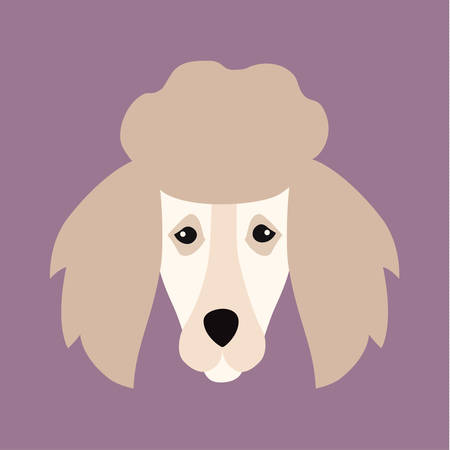
#> input picture Laboratorios/perro.jpg, 450 x 450 px
$ jupyter execute Lab01_ED202330_G01_KENNY_DONG_JIE_ZHU_YE_200164380_ipynb.ipynb
#> lines starting #> are read from the running program, lines starting #| are printed output that depends on the picture
# 1. Tome de la web una imagen en cualquier formato y guarde el archivo correspondiente en la carpeta descargas.
# Ahora, haga lo siguiente <u>con el archivo</u>:

#### a Móntelo en colab
#### b Copie el nombre completo en el portapapeles
#### c Escriba el código dado a continuación para obtener el tensor correspondiente y su dimensión:

 import cv2, numpy as np, matplotlib.pyplot as plt

 Tensor=cv2.imread("/content/Foto_Profesor_Mancilla.jpg")

 Tensor=Tensor[:,:,::-1]

 fig,ax=plt.subplots(2,2);fig.set_size_inches(8,8);

 filas,columnas,capas = Tensor.shape;print(Tensor.shape)

 ax[0,0].imshow(Tensor)
#### c Imprima en los tres lienzos en blanco lo siguiente
#1. El logo de la cruz roja

#2. Una X verde

#3. Marco azul

#Ayuda: RGB. El tensor siempre tiene tres capas.
* La primera corresponde a la tonalidad roja. Esto es, 255 corresponde a (Red).
* Idem para la segunda capa (Green) y la tercera(Blue)

[cell 1]
import cv2, numpy as np, matplotlib.pyplot as plt

[cell 2]
# Foto sacado de: https://www.google.com/search?sca_esv=564504230&rlz=1C1GCEU_esCO1066CO1066&sxsrf=AB5stBhu8Olj6ck0WXryouUh9xvmYvSlVw:1694473746511&q=perro+jpg+cuadrado&tbm=isch&source=lnms&sa=X&ved=2ahUKEwjTsPfN1qOBAxUUkWoFHZTCAI8Q0pQJegQIDBAB&biw=1600&bih=783&dpr=1#imgrc=EjJVEQ251dmeQM
Tensor=cv2.imread("perro.jpg")
#> Tensor is the input picture: shape (450, 450, 3); mean B, G, R 157.2, 146.9, 178.4


Tensor=Tensor[:,:,::-1]
fig,ax=plt.subplots(2,2)
fig.set_size_inches(8,8)

filas,columnas,capas = Tensor.shape
#> filas = 450; columnas = 450; capas = 3
print(Tensor.shape)
#| (450, 450, 3)
ax[0,0].imshow(Tensor)

# Crear lienzos blancos
lienzo1 = np.ones((filas,columnas,capas))*255
lienzo2 = np.ones((filas,columnas,capas))*255
lienzo3 = np.ones((filas,columnas,capas))*255

# Definir los colores
rojo = [255, 0, 0]
verde = [0, 255, 0]
azul = [0, 0, 255]

# Dibujo de la cruz roja
ancho_cruz = 20
lienzo1[filas//2 - ancho_cruz: filas//2 + ancho_cruz,:,:] = rojo
lienzo1[:, columnas//2 - ancho_cruz: columnas//2 + ancho_cruz, :] = rojo

# Dibujo de la X verde
ancho_x = 2
for f in range(filas):
  lienzo2[f-1,np.abs(filas - f-1): np.abs(filas - f-1)+2*ancho_x,:] = verde
  lienzo2[f-1:f-1+ancho_x,f-1:f-1+ancho_x,:] = verde
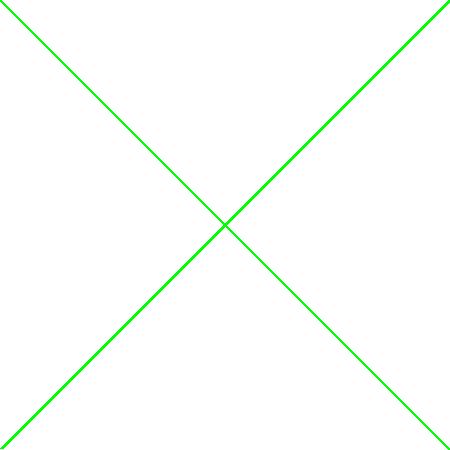
#> lienzo2: shape (450, 450, 3) float64; mean of channels 0, 1, 2 251.1, 255, 251.1; drawn as B, G, R

# Dibujo del marco azul
ancho_marco = 10
lienzo3[:, :ancho_marco, :] = azul
lienzo3[:, -ancho_marco:, :] = azul
lienzo3[:ancho_marco, :, :] = azul
lienzo3[-ancho_marco:, :, :] = azul

# Muestra los lienzos en el plot
ax[0,1].imshow(lienzo1)
ax[1,0].imshow(lienzo2)
ax[1,1].imshow(lienzo3)

plt.show()
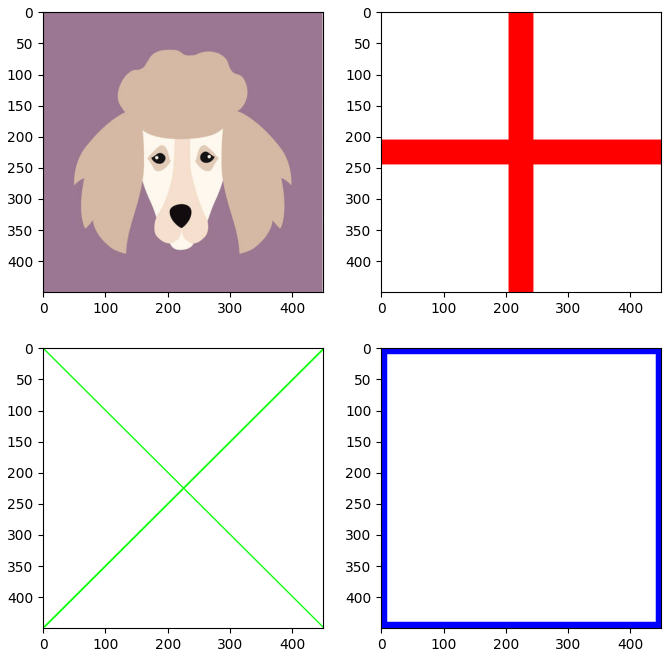
#> figure drawn by matplotlib, 4 panels

#2.) Simulación del lanzamiento de dos dados. (craps).
# Primer Lanzamiento:
*   Ganas automáticamente si sacas 7 u 11. 🙂
*   Pierdes si obtienes 2, 3 o 12. A esto se le conoce como “Craps”. 😠

# Dos o más Lanzamientos:
En caso de sacar 4, 5, 6, 8, 9 o 10, continúas lanzando repetidamente los dos dados hasta que:

* Se repita el resultado del primer lanzamiento, en cuyo caso ganas. 🙂
* Obtienes un 7 antes de que se repita el resultado de tu primer lanzamiento, así pierdes. 😠

Escriba una función craps() que simule un juego y regrese:
* Ganó o perdió
* Suma del último lanzamiento
* Número de lanzamientos en el juego.
* Llamado a craps: sw, end, nl = craps()

Ejemplos: Si la lista de los lanzamientos es:
* [5, 9, 2, 12, 4, 3, 2, 11, 8, 9, 3, 4, 10, 7] craps regresa [False, 7, 14]
* [3] craps regresa [False, 3, 1]
* [4, 2, 3, 11, 10, 12, 5, 5, 4] craps regresa [True, 4, 9]
* [11]  craps regresa [True, 11, 1]
* [8, 3, 4, 11, 6, 7] craps regresa [False, 7, 6]

## Grafique ganados y perdidos por cada resultado posible. Esto es, [2,3,4,...,11,12]

### Funcion de craps

[cell 3]
def craps(throws):
  score = throws[0]
  if score in (7,11):
    return [True, score, 1]
  elif score in (2,3,12):
    return [False,score,1]

  for i, score in enumerate(throws[1:], start=2):
    if score == 7:
      return [False,score,i]
    elif score == throws[0]:
      return [True,score,i]

  return [None,score,len(throws)]

### Prueba del ejemplo, para confirmar los resultados

[cell 4]
throws = [
    [6,9,2,12,4,3,2,11,8,9,3,4,10,7],
    [3],
    [4,2,3,11,10,12,5,5,4],
    [8,3,4,11,6,7],
]

for throw in throws:
  print(craps(throw))

### Grafica de ganados y perdidos por cada resultado posible

[cell 5]
results = {}

for throw in throws:
  result = craps(throw)
  outcome, score, _ = result
  if outcome is not None:
    results[score] = results.get(score, {"win":0, "loss":0})
    results[score]["win" if outcome else "loss"] +=1

scores = list(results.keys())
wins = [results[score]["win"] for score in scores]
losses = [results[score]["loss"] for score in scores]
x = range(len(scores))

plt.bar(x, wins, width = 0.4, label = "ganados", color = "g", align = "center")
plt.bar(x, losses, width = 0.4, label = "perdidos", color = "r", align = "edge")

plt.xlabel("resultado")
plt.ylabel("conteo")
plt.title("Ganados y perdidos por cada resultado posible")
plt.xticks(x, scores)
plt.legend()

plt.show()
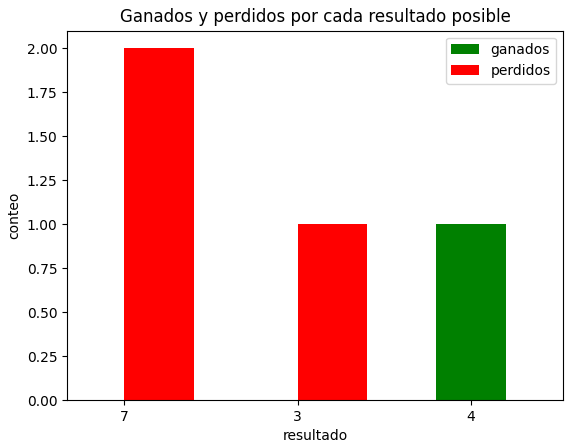
#> figure drawn by matplotlib, 1 panel; tallest bar 1 high, from x = 1.8 to 2.2; tallest bar 2 high, from x = 0 to 0.4
